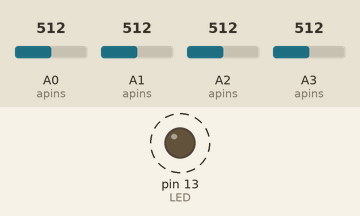
Bench run of a program on a simulated Arduino Mega 2560, built with avr-gcc and run on an emulated ATmega2560. Shown: output pins drawn as LEDs (lit = HIGH). Dashed ring = blinking. Inputs (shaded band) come from the test bench; at power-on: A0 (apins) = 512, A1 (apins) = 512, A2 (apins) = 512, A3 (apins) = 512.

Above: at 0.2 s.
Timing chart, 0 to 3.0 s (numbered marks = the images above):
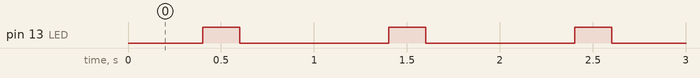

The program:

main.cpp
```cpp
/*


v1.2 12.11.2024
---------------------------
Тук се въщаме отново на serial 9600

Команда rng e променена на vref
още setvref, no остават calibtoee, calibfromee


v1.1 06.11.24
---------------------------
Променям принта с запетайки за да стигна до формата на pykiba

V01 30.10.2024

  --- KrustioMag ---
  processor: ATMega2560
  serila interface: monitor_speed = 115200

  Проектът е инспириран от магнит/криостат на Кръстьо
  Превръща Arduino Mega в цифров волтметър.

  Напреженията по аналоговите входовете на Arduinoto се сравняват
  с два вътрешни референса,или с захранващо напрежение разделени на 1023 .
  Референсите се менят от температура или на различните процесори.

Софтуера може да изпълнява команди получени през серийният порт. Има команди за:

- да получава нови референтни стойности за опорните напрежения.
- да записва реф. Стойности в постоянна памет и да ги чете от там.
- да чете сурови стойности на различни крака(канали) с въможност да се свързват ADC-t0 на процесора.
- да пресмята реално напрежение в mV през стойността на референса.
- усредняване от няколко измервания.

файлове:

main.cpp - Това! Сглобяване на всичко...
analog.h - малка надстройна на функциите за четене на аналогови входове
commands.cpp - дифинирани всиччки команди изпълнявани през серииният канал
tasks.cpp - дефинирани два периодични процеса свързани към таймери
а/ мигане на светодиода,
б/ усредняване на аналоговият сигнал


*/


#include <Arduino.h>


#include "board.h"
#include "tasks.h"

#include "Cmd.h"
#include "commands.h"
#include "analog.h"
#include "distance.h"


/*
- mm - > dmm, rng -> drng //
- краката влючени в масива са каналите на волтметъра
- подредбата в масива дефинира номера на канала на волтметъра
/в случая подредбата съвпада с номера на крака/
*/
AnalogInput apins[] = {AnalogInput(A0),   //An array with all used analog pins
                       AnalogInput(A1),
                       AnalogInput(A2),
                       AnalogInput(A3)};

// Global control variable -->  не се ползва
uint8_t mode = MIN_MODE;

void setup() {
  distance_init();
  init_AnalogImputs_static_vals(); // -> analog.cpp
  Serial.begin(9600); // Default monistor_speeed = 9600
  //Serial.begin(115200); // In platformio.ini must be included
                        //included:" monitor_speed = 115200 " in platformio.ini
  tasks_setup();        // All tasks setup - > tasks.cpp
  cmdInit(&Serial);     // Init Cmd library with a stream address
  add_commands();       // Adds commands to Cmd -> commands.cpp
}

//


void loop() {
 tasks_loop();
 cmdPoll();           //
}
```

analog.cpp
```cpp
#include <Arduino.h>
#include <ctype.h>
#include "analog.h"
#include <EEPROM.h>


uint8_t adc_range_driver[] = {DEFAULT,INTERNAL1V1, INTERNAL2V56};  // константи с който се сетва ADCto  напроцесора
uint16_t adc_range_volts[3];// = {5000,          1100,         2560};
uint8_t hardware_adc_range = 0;

/*
   обхвати: 0, когато се мери спремо захранване околу 5В
           2, когато се мери спямо референс 2.5...В
           1  когато се мери спрямо реф    1.1.. В

   референси -> а/ две неща константа с която да бъде включен
              б/ реална стойност на напрежението му
*/
void init_AnalogImputs_static_vals(void){
    //adc_range_driver[0] = DEFAULT;
    //adc_range_driver[1] = INTERNAL1V1;
    //adc_range_driver[2] = INTERNAL2V56;

    adc_range_volts[0] =   4690; //5000;
    adc_range_volts[1] =   1121; //1100;
    adc_range_volts[2] =   2513; //2560;

}


void ee_save_analog_static_vals(void){

     EEPROM.put(EE_VAR_ADDRESS, adc_range_volts);

}


void ee_read_analog_static_vals(void){

     EEPROM.get(EE_VAR_ADDRESS, adc_range_volts);

}


AnalogInput::AnalogInput(uint8_t analog_pin){
    _pin = analog_pin; // реалният крак

    range = 2;
    //range = 0; //ref.2.5v
    //hardware_adc_range = 0; //обхват на ацп-то

    for(uint8_t i = 0; i < BUFFER_MAX; i++ ){
        last_results[i] = analogRead(_pin);
    }
    last_resupt_pointer =0;

}

void AnalogInput::sample(){
    if(range != hardware_adc_range){
        hardware_adc_range = range;
        analogReference(adc_range_driver[range]);
        delay(15);
        analogRead(_pin);
        delay(5);
        analogRead(_pin);
    }
    last_results[last_resupt_pointer++] = analogRead(_pin);
    if(last_resupt_pointer >= BUFFER_MAX) last_resupt_pointer =0;
}

uint8_t AnalogInput::get_range(){return range;}
void AnalogInput::set_range(uint8_t r){
          if(r>2) r=0;
          range = r;
     }

uint16_t AnalogInput::read(){
     uint32_t temp_sum=0;
     for(uint8_t i =0 ; i< BUFFER_MAX; i++){
        temp_sum = temp_sum + (uint16_t)last_results[i];
     }

     return (uint16_t)( temp_sum/((uint32_t)BUFFER_MAX) );

}

uint16_t AnalogInput::read_volts(void){
    uint32_t temp_var  =  (uint32_t) read();
    temp_var = temp_var *  (uint32_t) (adc_range_volts[range]);
    temp_var = temp_var/1023;

    return (uint16_t)temp_var;
}

uint16_t AnalogInput::automatic_mesure(void){

    set_range(1);
    for(uint8_t i=0 ; i < BUFFER_MAX; i++){
       sample();
    }
    if(read() > 1015){
        set_range(2);
        for(uint8_t i=0 ; i < BUFFER_MAX; i++){
          sample();
        }
        if(read() > 1015){
            set_range(0);
            for(uint8_t i=0 ; i < BUFFER_MAX; i++){
              sample();
            }
        }

    }

    return  read();

}

uint16_t AnalogInput::automatic_mesure_volts(void){

   uint32_t temp_var = automatic_mesure();

    temp_var = temp_var *  (uint32_t) (adc_range_volts[range]);
    temp_var = temp_var/1023;

    return (uint16_t)temp_var;

}
```

analog.h
```cpp
#ifndef __ANALOG__H
#define __ANALOG__H
#include <Arduino.h>
#include <ctype.h>
#define BUFFER_MAX 16    // колко стойности да се усредняват (едно и също за всеки канал)
#define EE_VAR_ADDRESS 0 // адрес в ее-прома където се пишат и четат тойностите на реф.волтажа

void init_AnalogImputs_static_vals(void); // инициализира стойностите на референсите (adc_range_volts[])
                                          //със стандартни.
void ee_read_analog_static_vals(void);    // Записва волтажът на референсите (adc_range_volts[])
                                          //в постоянната памет ЕЕпром.
void ee_save_analog_static_vals(void);    // чете стойностите на волтажите на референсите
                                          //(adc_range_volts[]) от постоянна памет.


extern uint8_t adc_range_driver[];// = {DEFAULT,INTERNAL1V1, INTERNAL2V56}; const сетват ADC-to
extern uint16_t adc_range_volts[];// = {5000,          1100,         2560}; ref.  стойности в mV/


class AnalogInput{

private:
uint8_t _pin;   // analog pin number
uint8_t range;  // ADC range 0 - 5v, 1 - 1.1V, 2 - 2.5V
uint16_t last_results[BUFFER_MAX];
uint8_t last_resupt_pointer; // last_result_pointer in last_results
                             // показалец към последният резултат записан в масива last_results

public:
//static void init_range_constants(void);
AnalogInput(uint8_t);   // параметър крак на налоговият импут
void sample();          // измерва стойност и вкарва в масива за осредняване
void set_range(uint8_t);// сетва обхвата на канала
uint8_t get_range(void);// връща пбхвата на канала
uint16_t read(void);    // чете в стойностти на ADC-to
uint16_t read_volts(void);//чете преизчислени волти
uint16_t automatic_mesure(void); // мери, като сам си сетва обхвата в стойности на ADC-to
uint16_t automatic_mesure_volts(void); // като горното но преизчислено в волти
};


#endif
```

board.h
```cpp
#ifndef __BOARD_H
#define __BOARD_H

#define __NAME "Krastiomag"
#include <Arduino.h>

// analogReference()
//DEFAULT: the default analog reference of 5 volts (on 5V Arduino boards) or 3.3 volts (on 3.3V Arduino boards)
//INTERNAL: a built-in reference, equal to 1.1 volts on the ATmega168 or ATmega328P and 2.56 volts on the ATmega32U4 and ATmega8 (not available on the Arduino Mega)
//INTERNAL1V1: a built-in 1.1V reference (Arduino Mega only)
//INTERNAL2V56: a built-in 2.56V reference (Arduino Mega only)
//EXTERNAL: the voltage applied to the AREF pin (0 to 5V only) is used as the reference.

//analogRead()
//Mega2560, 5 Volts, A0 to A14, 10 bits


// EEPROM Atmega2560 (Arduino Mega 2560) 	4096 Bytes


// --- Pins Deffinitions

#define LED       LED_BUILTIN
#define APIN_MAX  4
/*
in main.cpp
AnalogInput apins[] = {AnalogInput(A0),
                       AnalogInput(A1),
                       AnalogInput(A2),
                       AnalogInput(A3)};
*/
extern class AnalogInput apins[];


#define DISTANCE_ENABLE_PIN_0 18
#define DISTANCE_ENABLE_PIN_1 19
// SDA    20
// SCL    21


// --- Operation modes
#define MIN_MODE 0
#define MAX_MODE 3

extern uint8_t mode;

#endif
```

commands.h
```cpp
#ifndef __COMMANDS_H
#define __COMMANDS_H


void add_commands(void);               // добавя всичките дефиниран команди в сетъпа на итерпретатора
                                       // в commands.cpp описание на следващото
void _hello(int , char **);
void _args(int arg_cnt, char **args);
void _mode(int arg_cnt, char **args);
float reg(int cnt, char **arg);    // помощна фукция

#endif
```

distance.h
```cpp
#ifndef DISTANCE_H
#define DISTANCE_H

void distance_init();
void _command_distnce_read(int args_num,char **args);
void _command_distance_range(int,char **);
#endif // DISTANCE_H
```

tasks.cpp
```cpp
#include <Arduino.h>
#include "Ticker.h"
#include "board.h"
#include "tasks.h"
#include "analog.h"
//#include "Cmd.h"
//#include "commands.h"

void led_task(void);
void analog_task(void);

Ticker ledTicker(led_task, LED_PERIOD, 0, MILLIS);
Ticker analogTicker(analog_task,ANALOG_PERIOD, 0, MILLIS);

//=====================================================


void analog_task(){
  static uint8_t cannel_number = 0;
  apins[cannel_number].sample();
  if(++cannel_number >= APIN_MAX) cannel_number=0;
}


uint8_t blink_number = 0;
void led_blinks(uint8_t i){
  blink_number = i;
}


void led_task(void){
  static uint8_t temp_led_state = 0;
  if(temp_led_state){
      if((temp_led_state%2 == 0) &&  (temp_led_state > 2* blink_number)){
        digitalWrite(LED, HIGH);
      }
      else{
        digitalWrite(LED, LOW);
      }
      temp_led_state--;
  }
  else{
       temp_led_state = 4 * blink_number;
  }
}


void tasks_setup(){

    pinMode(LED, OUTPUT);
    digitalWrite(LED,LOW);
    ledTicker.start();
    led_blinks(mode+1);
    analogTicker.start();
}

void tasks_loop(){
    analogTicker.update();
    analogTicker.update();
    ledTicker.update();
}
```

tasks.h
```cpp
#ifndef _TASKS_H
#define _TASKS_H

#define LED_PERIOD  200 //mS

// 1000 mS / (4 Analog Chanels * 16 samples per S) = 15ms
#define ANALOG_PERIOD 15


void tasks_setup(void);
void tasks_loop(void);
void led_blinks(uint8_t );


#endif
```

Measured:
- by itself, pin 13 (LED): alternates HIGH for 0.20 s and LOW for 0.80 s
